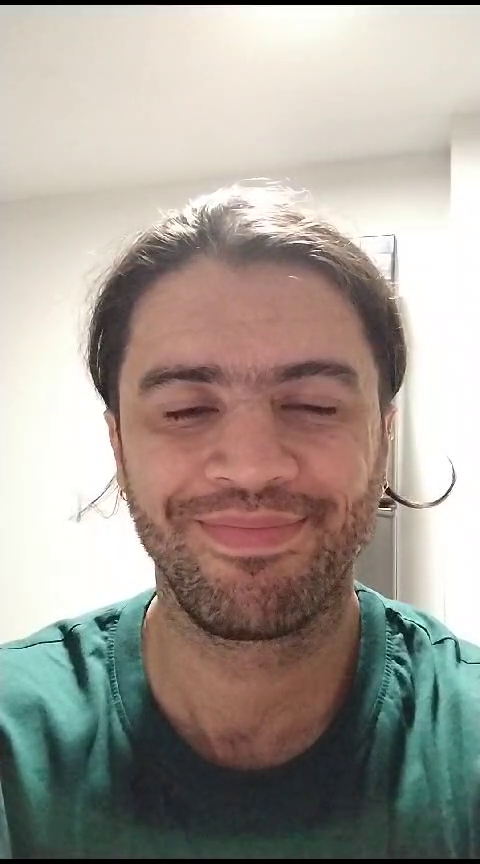
#> input picture frame 42 of videos/Daniel.mp4, 480 x 864 px
$ python capturandoRostros.py
#> lines starting #> are read from the running program, lines starting #| are printed output that depends on the picture
import cv2
import os
import imutils

personName = 'Daniel'
dataPath = 'E:/Proyectos/PYTHON/Reconocimiento_Facial/data' #Cambia a la ruta donde hayas almacenado Data
personPath = dataPath + '/' + personName

if not os.path.exists(personPath):
	print('Carpeta creada: ',personPath)
	os.makedirs(personPath)

cap = cv2.VideoCapture('./videos/Daniel.mp4')
#cap = cv2.VideoCapture('.videos/Daniel.mp4')

faceClassif = cv2.CascadeClassifier(cv2.data.haarcascades+'haarcascade_frontalface_default.xml')
count = 0

while True:

	ret, frame = cap.read()
#> frame is the input picture: shape (864, 480, 3); mean B, G, R 148.1, 156.3, 164.1
	if ret == False: break
	frame =  imutils.resize(frame, width=640)
#> frame: shape (1152, 640, 3)
	gray = cv2.cvtColor(frame, cv2.COLOR_BGR2GRAY)
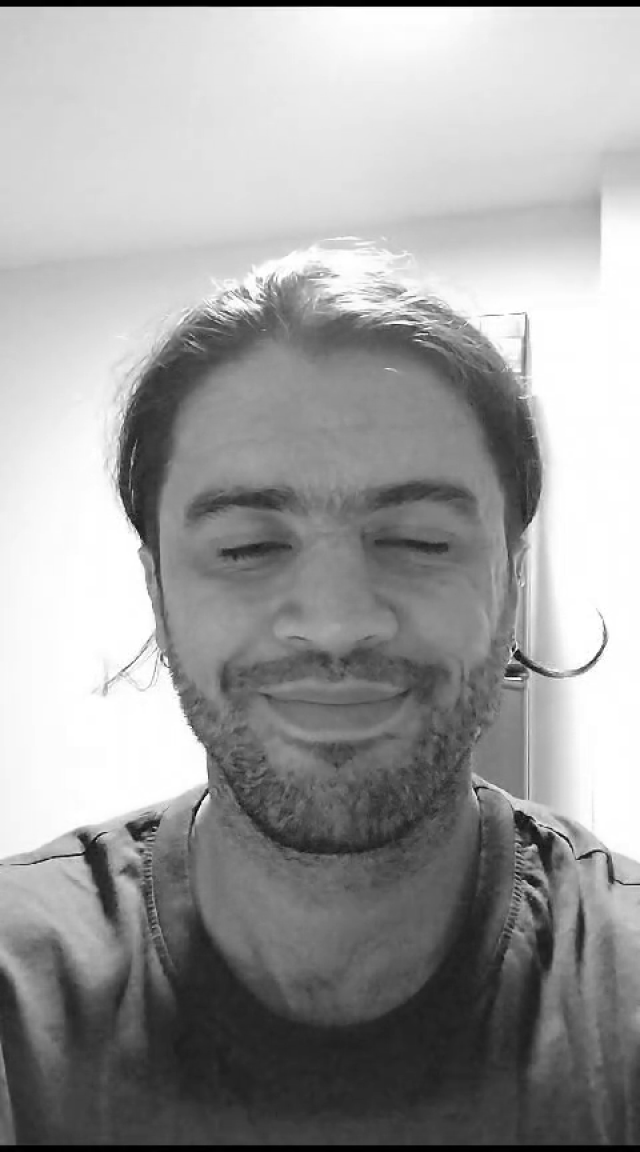
#> gray: shape (1152, 640); min 0, max 255, mean 157.6
	auxFrame = frame.copy()

	faces = faceClassif.detectMultiScale(gray,1.3,5)
#> faces = [[110, 366, 438, 438]]

	for (x,y,w,h) in faces:
		cv2.rectangle(frame, (x,y),(x+w,y+h),(0,255,0),2)
		rostro = auxFrame[y:y+h,x:x+w]
		rostro = cv2.resize(rostro,(150,150),interpolation=cv2.INTER_CUBIC)
		cv2.imwrite(personPath + '/rostro_{}.jpg'.format(count), rostro)
		count = count + 1
#> this loop made 1 pass
#> (x, y, w, h, count) on pass 1: (110, 366, 438, 438, 1)
#> pass 1, `rostro = auxFrame[y:y+h,x:x+w]`:
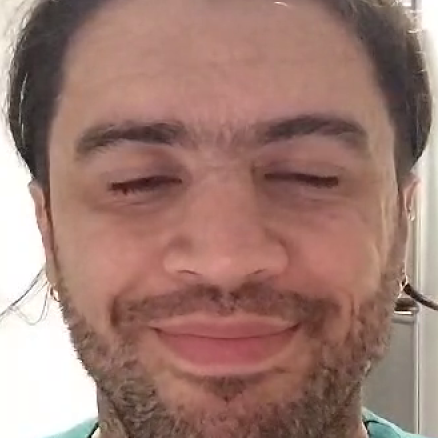
#> rostro: shape (438, 438, 3); mean B, G, R 114.6, 123.9, 158.7
#> pass 1, `rostro = cv2.resize(rostro,(150,150),interpolation=cv2.INTER_CUBIC)`:
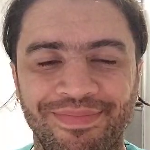
#> rostro: shape (150, 150, 3); mean B, G, R 114.5, 123.8, 158.7
#> after the loop:
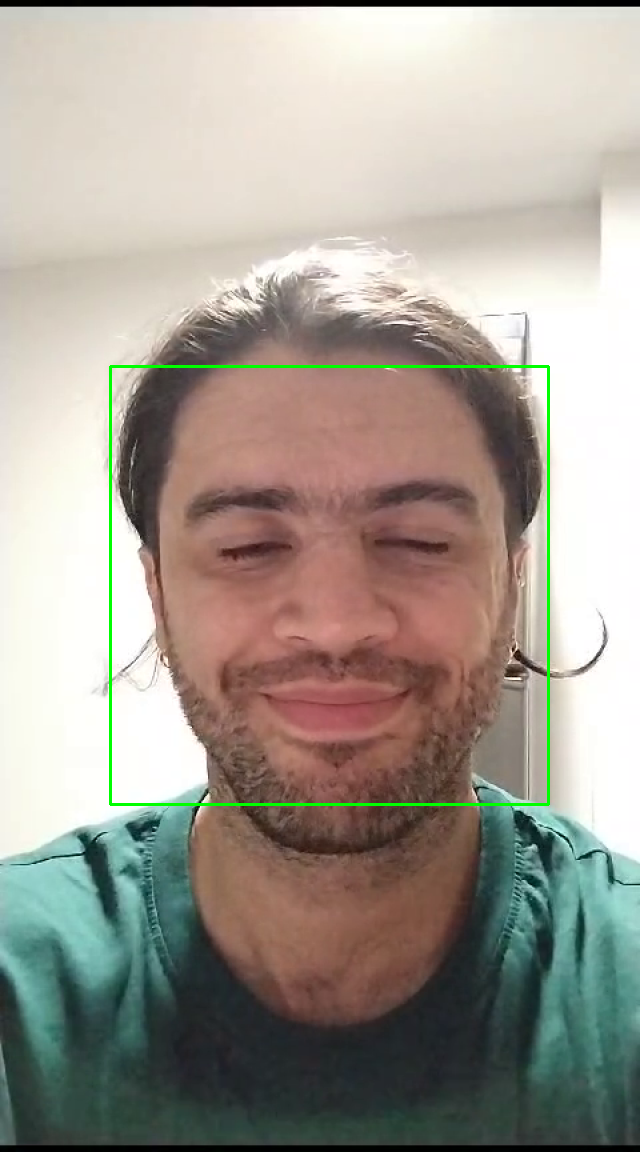
#> frame: shape (1152, 640, 3); mean B, G, R 146.8, 156.8, 162.7
#> after the loop, count = 1
	cv2.imshow('frame',frame)

	k =  cv2.waitKey(1)
#> (key Esc is pressed here)
	if k == 27 or count >= 300:
		break

cap.release()
cv2.destroyAllWindows()

$ run again, starting later in the video
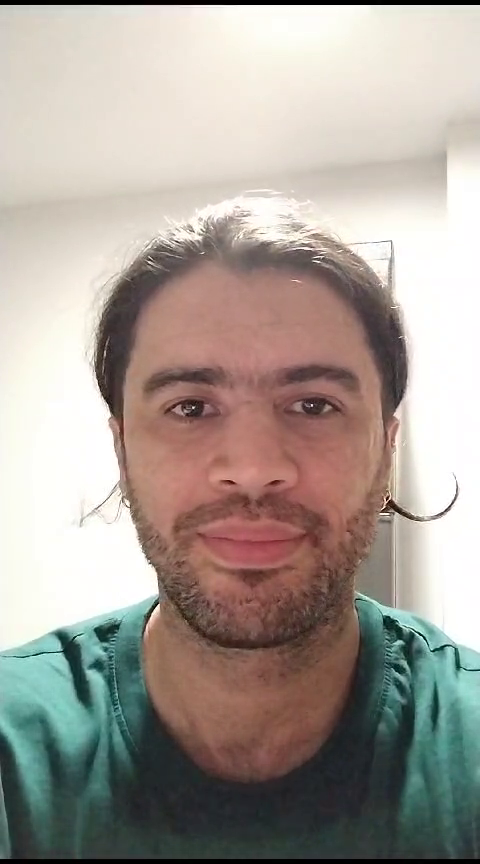
#> input picture frame 339 of videos/Daniel.mp4, 480 x 864 px
#> frame is the input picture: shape (864, 480, 3); mean B, G, R 151.7, 159.4, 168.3
#> faces = [[111, 365, 449, 449]]
#> the loop `for (x,y,w,h) in faces:` made 1 pass
#> (x, y, w, h, count) on pass 1: (111, 365, 449, 449, 1)
#> pass 1, `rostro = auxFrame[y:y+h,x:x+w]`:
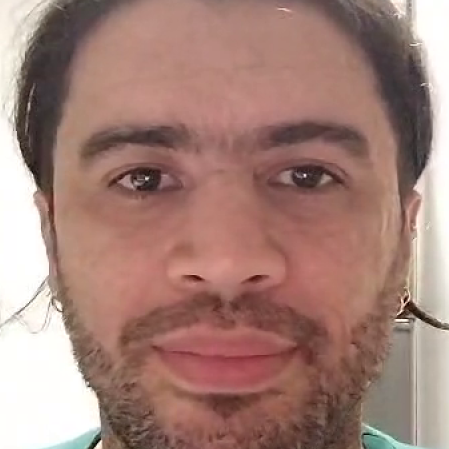
#> rostro: shape (449, 449, 3); mean B, G, R 120.3, 129, 163.6
#> after the loop `for (x,y,w,h) in faces:`:
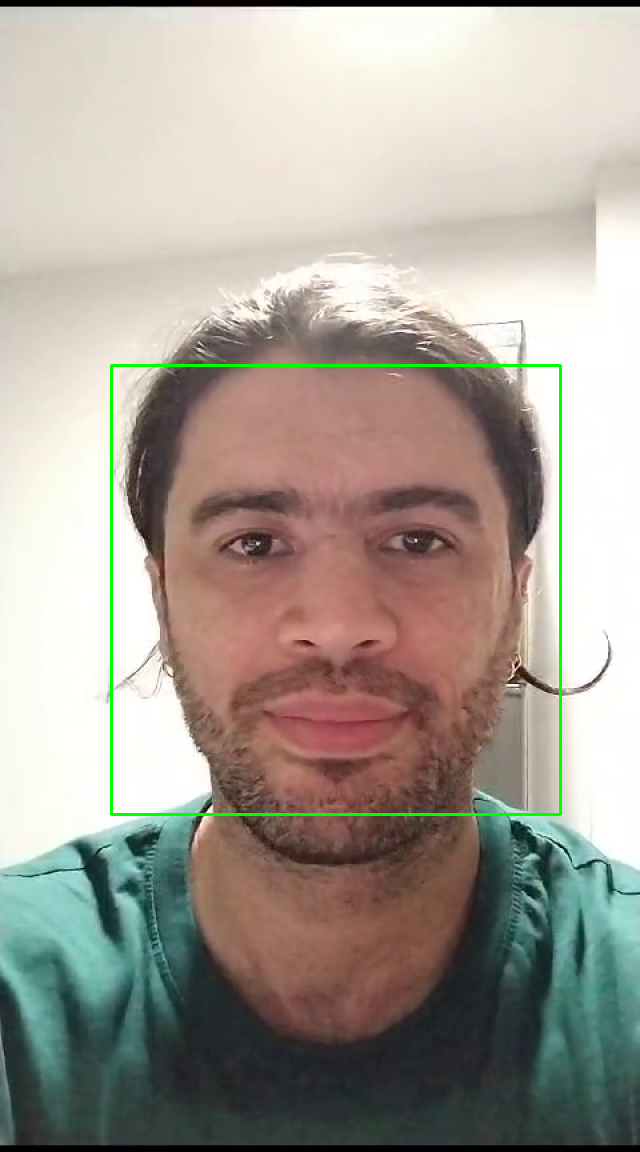
#> frame: shape (1152, 640, 3); mean B, G, R 150.3, 159.9, 166.8
#> after the loop `for (x,y,w,h) in faces:`: count = 1
